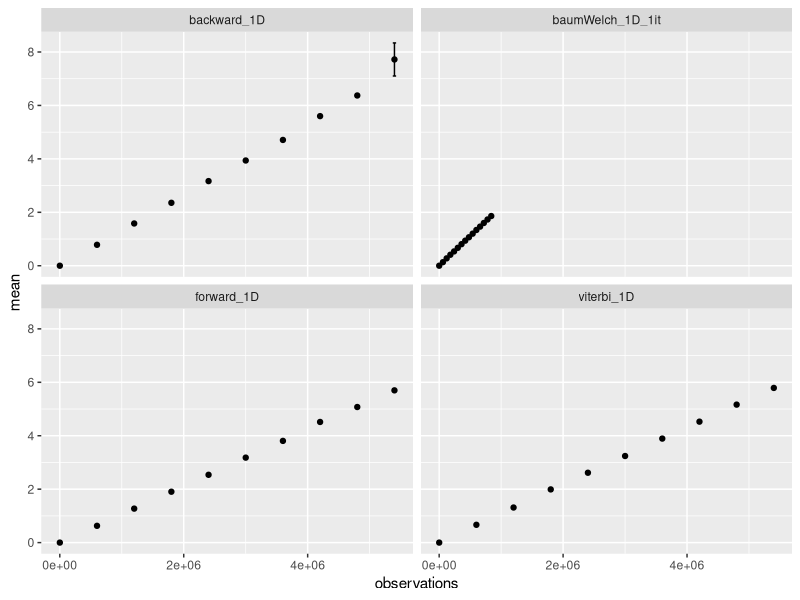
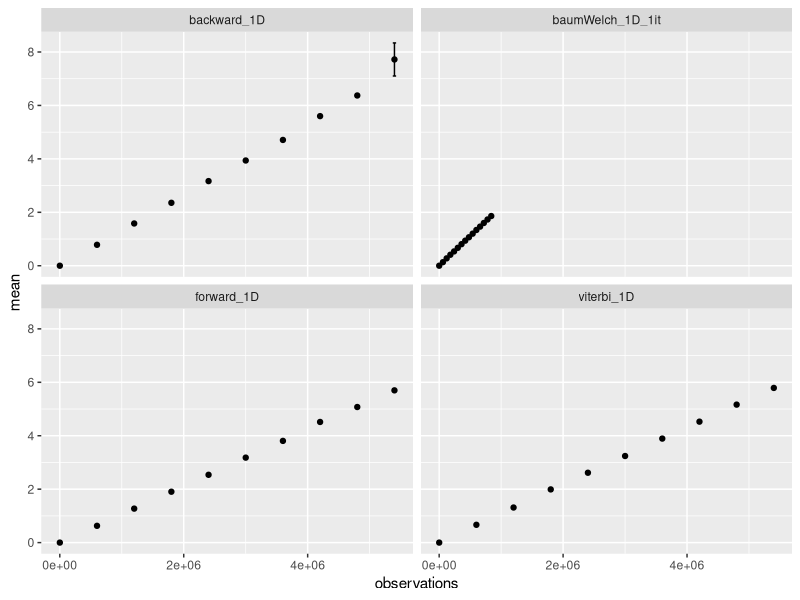
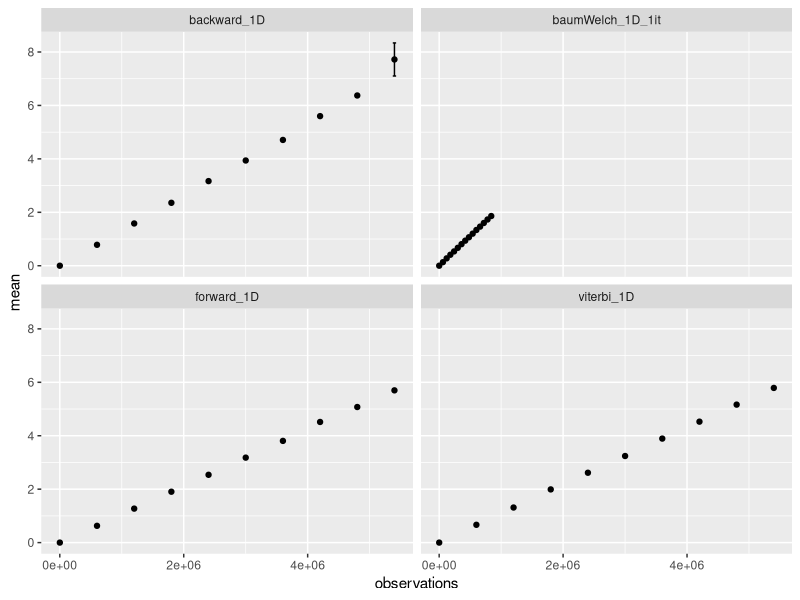
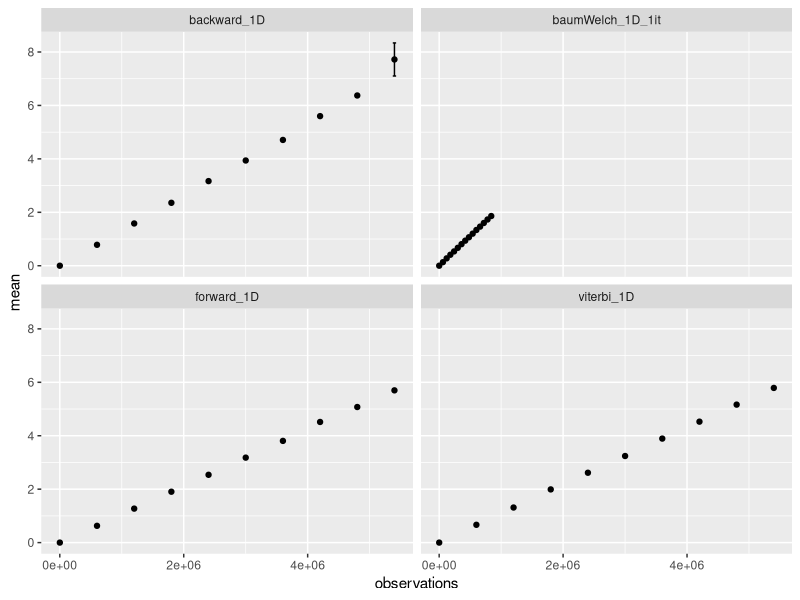

Write the R code that produced these figures, in order. (Note: this script raises an error after producing the figures.)
library(tidyverse)
library(ggpubr)
library(svglite)

setwd("~/bioinformatics/hmm/git_hmmmlib/test_framework/plots")
data <- read_csv("../time2.csv",)

data_grouped = data %>% group_by(observations, algorithm) %>% 
    summarise(mean = mean(time), sd = sd(time)) 


data_grouped %>% ggplot(aes(observations, mean)) +
    geom_point() + 
    geom_errorbar(aes(ymin=mean-sd, ymax=mean+sd)) +
    facet_wrap(.~algorithm)


ggsave("main.svg", height = 5, width = 7)
ggsave("main.pdf", height = 5, width = 7)
ggsave("main.png", height = 5, width = 7)

















# old non-generalized
plot_1 = data_processed %>% ggplot(aes(observations, mean)) +
    geom_point() + 
    geom_errorbar(aes(ymin=mean-sd, ymax=mean+sd)) +
    labs(y = 'mean time')


plot2 = data_processed %>% ggplot(aes(observations, mean/observations)) +
    geom_line() + 
    geom_errorbar(aes(ymin=mean/observations-sd, ymax=mean/observations+sd)) +
    labs(y = 'mean time normalized')



ggarrange(plot_1, plot2, ncol = 1, nrow = 2, align = "v")

ggsave("viterbi.png", height = 5, width = 8)
